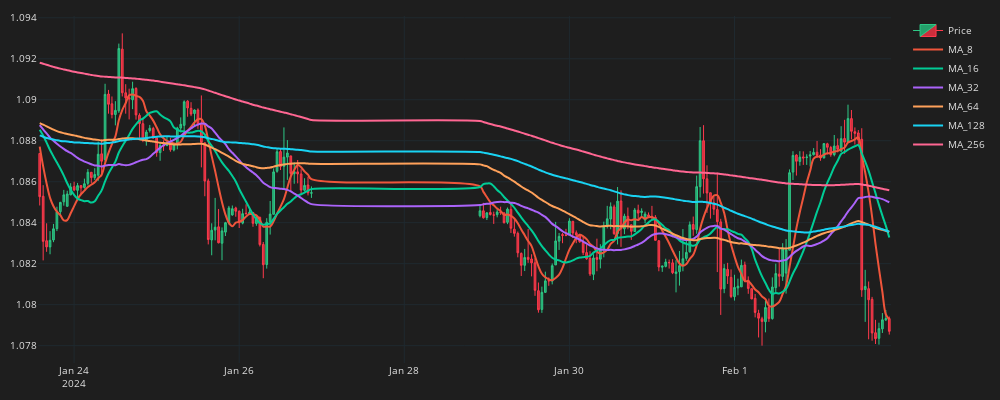

The notebook cell this image was saved under:
### Code cell
fig = go.Figure()
fig.add_trace(go.Candlestick(
    x=df_plot.time, open=df_plot.mid_o, high=df_plot.mid_h, low=df_plot.mid_l, close=df_plot.mid_c,
    line=dict(width=1), opacity=1,
    increasing_fillcolor='#24A06B',
    decreasing_fillcolor="#CC2E3C",
    increasing_line_color='#2EC886',  
    decreasing_line_color='#FF3A4C',
    name='Price'
))
for ma in ma_list:  
    col = f"MA_{ma}"
    fig.add_trace(go.Scatter(x=df_plot.time, 
        y=df_plot[col],
        line=dict(width=2),
        line_shape='spline',
        name=col
        ))
fig.update_layout(width=1000,height=400,
    margin=dict(l=10,r=10,b=10,t=10),
    font=dict(size=10,color="#e1e1e1"),
    paper_bgcolor="#1e1e1e",
    plot_bgcolor="#1e1e1e")
fig.update_xaxes(
    gridcolor="#1f292f",
    showgrid=True,fixedrange=True,rangeslider=dict(visible=False)
)
fig.update_yaxes(
    gridcolor="#1f292f",
    showgrid=True
)
fig.show()

### Figure 1 — Plotly figure (JSON) as saved in the notebook; plotly's stock layout.template omitted (floating-point values rounded to 4 significant figures; data arrays with more than 128 entries replaced by an {"elided": "..."} marker saying what was removed)
{"data": [{"close": {"elided": "200 float values"}, "decreasing": {"fillcolor": "#CC2E3C", "line": {"color": "#FF3A4C"}}, "high": {"elided": "200 float values"}, "increasing": {"fillcolor": "#24A06B", "line": {"color": "#2EC886"}}, "line": {"width": 1}, "low": {"elided": "200 float values"}, "name": "Price", "opacity": 1, "open": {"elided": "200 float values"}, "type": "candlestick", "x": {"elided": "200 str values"}}, {"line": {"shape": "spline", "width": 2}, "name": "MA_8", "type": "scatter", "x": {"elided": "200 str values"}, "y": {"elided": "200 float values"}}, {"line": {"shape": "spline", "width": 2}, "name": "MA_16", "type": "scatter", "x": {"elided": "200 str values"}, "y": {"elided": "200 float values"}}, {"line": {"shape": "spline", "width": 2}, "name": "MA_32", "type": "scatter", "x": {"elided": "200 str values"}, "y": {"elided": "200 float values"}}, {"line": {"shape": "spline", "width": 2}, "name": "MA_64", "type": "scatter", "x": {"elided": "200 str values"}, "y": {"elided": "200 float values"}}, {"line": {"shape": "spline", "width": 2}, "name": "MA_128", "type": "scatter", "x": {"elided": "200 str values"}, "y": {"elided": "200 float values"}}, {"line": {"shape": "spline", "width": 2}, "name": "MA_256", "type": "scatter", "x": {"elided": "200 str values"}, "y": {"elided": "200 float values"}}], "layout": {"font": {"color": "#e1e1e1", "size": 10}, "height": 400, "margin": {"b": 10, "l": 10, "r": 10, "t": 10}, "paper_bgcolor": "#1e1e1e", "plot_bgcolor": "#1e1e1e", "width": 1000, "xaxis": {"fixedrange": true, "gridcolor": "#1f292f", "rangeslider": {"visible": false}, "showgrid": true}, "yaxis": {"gridcolor": "#1f292f", "showgrid": true}}}
